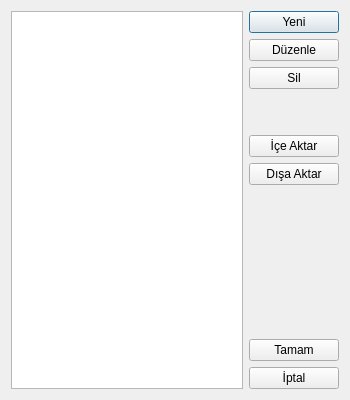
<?xml version="1.0" encoding="UTF-8"?>
<ui version="4.0">
 <class>Dialog</class>
 <widget class="QDialog" name="Dialog">
  <property name="geometry">
   <rect>
    <x>0</x>
    <y>0</y>
    <width>350</width>
    <height>400</height>
   </rect>
  </property>
  <property name="minimumSize">
   <size>
    <width>350</width>
    <height>400</height>
   </size>
  </property>
  <property name="maximumSize">
   <size>
    <width>350</width>
    <height>400</height>
   </size>
  </property>
  <property name="windowTitle">
   <string>Profile Settings</string>
  </property>
  <layout class="QHBoxLayout" name="horizontalLayout">
   <item>
    <widget class="QListWidget" name="profileList"/>
   </item>
   <item>
    <layout class="QVBoxLayout" name="verticalLayout">
     <item>
      <widget class="QPushButton" name="createProfileButton">
       <property name="text">
        <string>Yeni</string>
       </property>
      </widget>
     </item>
     <item>
      <widget class="QPushButton" name="editProfileButton">
       <property name="text">
        <string>Düzenle</string>
       </property>
      </widget>
     </item>
     <item>
      <widget class="QPushButton" name="deleteProfileButton">
       <property name="text">
        <string>Sil</string>
       </property>
      </widget>
     </item>
     <item>
      <spacer name="verticalSpacer_6">
       <property name="orientation">
        <enum>Qt::Vertical</enum>
       </property>
       <property name="sizeHint" stdset="0">
        <size>
         <width>20</width>
         <height>40</height>
        </size>
       </property>
      </spacer>
     </item>
     <item>
      <widget class="QPushButton" name="importProfileButton">
       <property name="text">
        <string>İçe Aktar</string>
       </property>
      </widget>
     </item>
     <item>
      <widget class="QPushButton" name="exportProfileButton">
       <property name="text">
        <string>Dışa Aktar</string>
       </property>
      </widget>
     </item>
     <item>
      <spacer name="verticalSpacer_2">
       <property name="orientation">
        <enum>Qt::Vertical</enum>
       </property>
       <property name="sizeType">
        <enum>QSizePolicy::Expanding</enum>
       </property>
       <property name="sizeHint" stdset="0">
        <size>
         <width>90</width>
         <height>29</height>
        </size>
       </property>
      </spacer>
     </item>
     <item>
      <spacer name="verticalSpacer_1">
       <property name="orientation">
        <enum>Qt::Vertical</enum>
       </property>
       <property name="sizeHint" stdset="0">
        <size>
         <width>90</width>
         <height>30</height>
        </size>
       </property>
      </spacer>
     </item>
     <item>
      <spacer name="verticalSpacer_3">
       <property name="orientation">
        <enum>Qt::Vertical</enum>
       </property>
       <property name="sizeHint" stdset="0">
        <size>
         <width>90</width>
         <height>30</height>
        </size>
       </property>
      </spacer>
     </item>
     <item>
      <spacer name="verticalSpacer_4">
       <property name="orientation">
        <enum>Qt::Vertical</enum>
       </property>
       <property name="sizeHint" stdset="0">
        <size>
         <width>90</width>
         <height>29</height>
        </size>
       </property>
      </spacer>
     </item>
     <item>
      <spacer name="verticalSpacer_5">
       <property name="orientation">
        <enum>Qt::Vertical</enum>
       </property>
       <property name="sizeHint" stdset="0">
        <size>
         <width>90</width>
         <height>30</height>
        </size>
       </property>
      </spacer>
     </item>
     <item>
      <widget class="QPushButton" name="confirmProfileButton">
       <property name="text">
        <string>Tamam</string>
       </property>
      </widget>
     </item>
     <item>
      <widget class="QPushButton" name="cancelProfileButton">
       <property name="text">
        <string>İptal</string>
       </property>
      </widget>
     </item>
    </layout>
   </item>
  </layout>
 </widget>
 <resources/>
 <connections/>
</ui>
